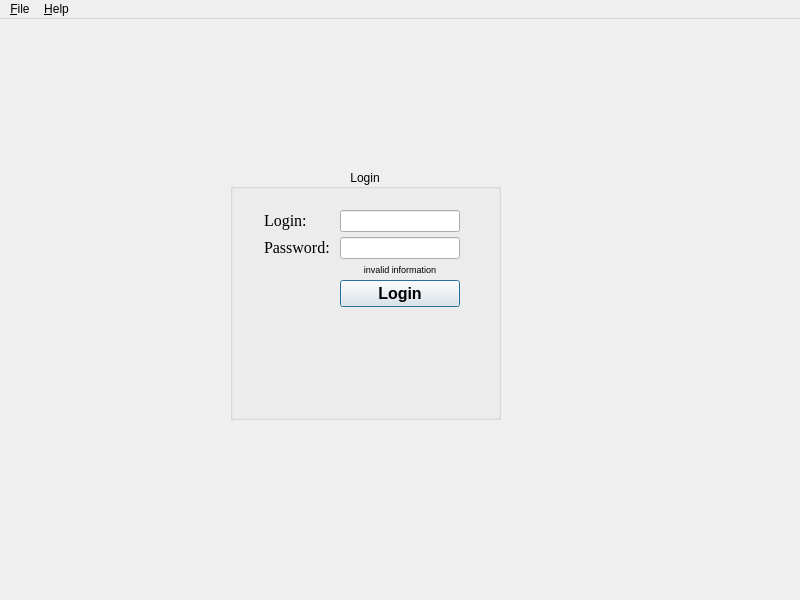
<?xml version="1.0" encoding="UTF-8"?>
<ui version="4.0">
 <class>LoginView</class>
 <widget class="QMainWindow" name="LoginView">
  <property name="geometry">
   <rect>
    <x>0</x>
    <y>0</y>
    <width>800</width>
    <height>600</height>
   </rect>
  </property>
  <property name="sizePolicy">
   <sizepolicy hsizetype="Preferred" vsizetype="Preferred">
    <horstretch>0</horstretch>
    <verstretch>0</verstretch>
   </sizepolicy>
  </property>
  <property name="minimumSize">
   <size>
    <width>800</width>
    <height>600</height>
   </size>
  </property>
  <property name="maximumSize">
   <size>
    <width>800</width>
    <height>600</height>
   </size>
  </property>
  <property name="windowTitle">
   <string>Course Registration</string>
  </property>
  <widget class="QWidget" name="centralWidget">
   <widget class="QGroupBox" name="login_groupBox">
    <property name="geometry">
     <rect>
      <x>230</x>
      <y>150</y>
      <width>271</width>
      <height>251</height>
     </rect>
    </property>
    <property name="title">
     <string>Login</string>
    </property>
    <property name="alignment">
     <set>Qt::AlignCenter</set>
    </property>
    <property name="flat">
     <bool>true</bool>
    </property>
    <widget class="QWidget" name="gridLayoutWidget">
     <property name="geometry">
      <rect>
       <x>10</x>
       <y>30</y>
       <width>231</width>
       <height>131</height>
      </rect>
     </property>
     <layout class="QGridLayout" name="gridLayout">
      <property name="horizontalSpacing">
       <number>10</number>
      </property>
      <property name="verticalSpacing">
       <number>5</number>
      </property>
      <item row="0" column="2">
       <widget class="QLineEdit" name="login_lineEdit">
        <property name="sizePolicy">
         <sizepolicy hsizetype="Fixed" vsizetype="Fixed">
          <horstretch>0</horstretch>
          <verstretch>0</verstretch>
         </sizepolicy>
        </property>
        <property name="minimumSize">
         <size>
          <width>120</width>
          <height>0</height>
         </size>
        </property>
        <property name="toolTip">
         <string>Please enter login information.</string>
        </property>
        <property name="maxLength">
         <number>32</number>
        </property>
       </widget>
      </item>
      <item row="0" column="1">
       <widget class="QLabel" name="label">
        <property name="sizePolicy">
         <sizepolicy hsizetype="Fixed" vsizetype="Fixed">
          <horstretch>0</horstretch>
          <verstretch>0</verstretch>
         </sizepolicy>
        </property>
        <property name="font">
         <font>
          <family>Georgia</family>
          <pointsize>12</pointsize>
         </font>
        </property>
        <property name="text">
         <string>Login:</string>
        </property>
       </widget>
      </item>
      <item row="1" column="1">
       <widget class="QLabel" name="label_2">
        <property name="sizePolicy">
         <sizepolicy hsizetype="Fixed" vsizetype="Fixed">
          <horstretch>0</horstretch>
          <verstretch>0</verstretch>
         </sizepolicy>
        </property>
        <property name="font">
         <font>
          <family>Georgia</family>
          <pointsize>12</pointsize>
         </font>
        </property>
        <property name="text">
         <string>Password:</string>
        </property>
       </widget>
      </item>
      <item row="1" column="2">
       <widget class="QLineEdit" name="password_lineEdit">
        <property name="sizePolicy">
         <sizepolicy hsizetype="Fixed" vsizetype="Fixed">
          <horstretch>0</horstretch>
          <verstretch>0</verstretch>
         </sizepolicy>
        </property>
        <property name="minimumSize">
         <size>
          <width>120</width>
          <height>0</height>
         </size>
        </property>
        <property name="toolTip">
         <string>Please enter password</string>
        </property>
        <property name="maxLength">
         <number>32</number>
        </property>
        <property name="echoMode">
         <enum>QLineEdit::Password</enum>
        </property>
       </widget>
      </item>
      <item row="3" column="2">
       <widget class="QPushButton" name="login_pushButton">
        <property name="font">
         <font>
          <pointsize>12</pointsize>
          <weight>75</weight>
          <bold>true</bold>
         </font>
        </property>
        <property name="text">
         <string>Login</string>
        </property>
        <property name="autoRepeat">
         <bool>false</bool>
        </property>
        <property name="autoDefault">
         <bool>true</bool>
        </property>
        <property name="default">
         <bool>true</bool>
        </property>
       </widget>
      </item>
      <item row="4" column="2">
       <spacer name="verticalSpacer">
        <property name="orientation">
         <enum>Qt::Vertical</enum>
        </property>
        <property name="sizeHint" stdset="0">
         <size>
          <width>20</width>
          <height>40</height>
         </size>
        </property>
       </spacer>
      </item>
      <item row="1" column="0">
       <spacer name="horizontalSpacer">
        <property name="orientation">
         <enum>Qt::Horizontal</enum>
        </property>
        <property name="sizeHint" stdset="0">
         <size>
          <width>40</width>
          <height>20</height>
         </size>
        </property>
       </spacer>
      </item>
      <item row="2" column="2">
       <widget class="QLabel" name="passwordError_label">
        <property name="enabled">
         <bool>true</bool>
        </property>
        <property name="font">
         <font>
          <pointsize>7</pointsize>
         </font>
        </property>
        <property name="text">
         <string>invalid information</string>
        </property>
        <property name="alignment">
         <set>Qt::AlignCenter</set>
        </property>
        <property name="margin">
         <number>1</number>
        </property>
       </widget>
      </item>
     </layout>
    </widget>
   </widget>
  </widget>
  <widget class="QMenuBar" name="menuBar">
   <property name="geometry">
    <rect>
     <x>0</x>
     <y>0</y>
     <width>800</width>
     <height>21</height>
    </rect>
   </property>
   <widget class="QMenu" name="menuFile">
    <property name="title">
     <string>&amp;File</string>
    </property>
    <addaction name="action_Quit"/>
   </widget>
   <widget class="QMenu" name="menu_Help">
    <property name="title">
     <string>&amp;Help</string>
    </property>
    <addaction name="action_About"/>
   </widget>
   <addaction name="menuFile"/>
   <addaction name="menu_Help"/>
  </widget>
  <widget class="QStatusBar" name="statusBar">
   <property name="sizeGripEnabled">
    <bool>false</bool>
   </property>
  </widget>
  <action name="action_Quit">
   <property name="text">
    <string>&amp;Quit</string>
   </property>
   <property name="shortcut">
    <string>Alt+X</string>
   </property>
  </action>
  <action name="action_About">
   <property name="text">
    <string>&amp;About</string>
   </property>
  </action>
 </widget>
 <layoutdefault spacing="6" margin="11"/>
 <resources/>
 <connections>
  <connection>
   <sender>action_Quit</sender>
   <signal>activated()</signal>
   <receiver>LoginView</receiver>
   <slot>close()</slot>
   <hints>
    <hint type="sourcelabel">
     <x>-1</x>
     <y>-1</y>
    </hint>
    <hint type="destinationlabel">
     <x>511</x>
     <y>383</y>
    </hint>
   </hints>
  </connection>
 </connections>
</ui>
